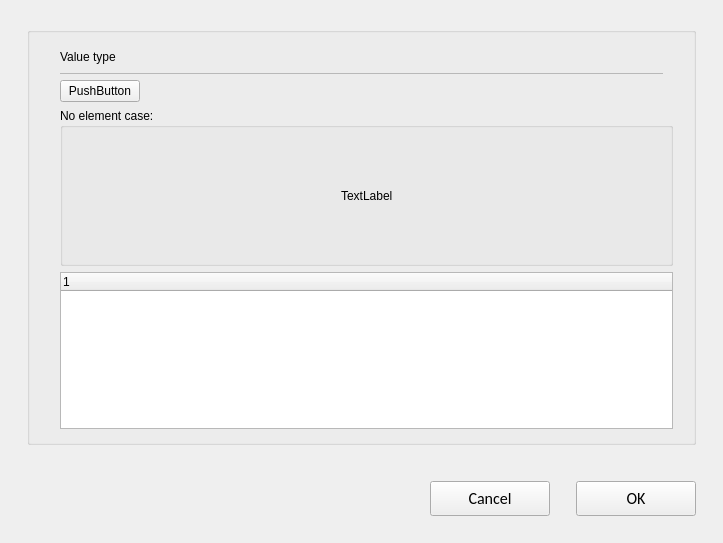
<?xml version="1.0" encoding="UTF-8"?>
<ui version="4.0">
 <class>C_SyvDaPeUpdateModeConfiguration</class>
 <widget class="QWidget" name="C_SyvDaPeUpdateModeConfiguration">
  <property name="geometry">
   <rect>
    <x>0</x>
    <y>0</y>
    <width>723</width>
    <height>543</height>
   </rect>
  </property>
  <property name="windowTitle">
   <string>Form</string>
  </property>
  <layout class="QVBoxLayout" name="verticalLayout_4">
   <property name="leftMargin">
    <number>27</number>
   </property>
   <property name="topMargin">
    <number>27</number>
   </property>
   <property name="rightMargin">
    <number>27</number>
   </property>
   <property name="bottomMargin">
    <number>0</number>
   </property>
   <item>
    <widget class="stw::opensyde_gui_elements::C_OgeGbx" name="pc_GroupBoxGeneral_3">
     <property name="title">
      <string/>
     </property>
     <layout class="QHBoxLayout" name="horizontalLayout_23">
      <property name="leftMargin">
       <number>30</number>
      </property>
      <property name="rightMargin">
       <number>20</number>
      </property>
      <property name="bottomMargin">
       <number>13</number>
      </property>
      <item>
       <layout class="QVBoxLayout" name="verticalLayout_8" stretch="0,0,1,1">
        <property name="sizeConstraint">
         <enum>QLayout::SetMinimumSize</enum>
        </property>
        <item>
         <layout class="QVBoxLayout" name="verticalLayout_9" stretch="1,0">
          <property name="spacing">
           <number>0</number>
          </property>
          <item>
           <layout class="QHBoxLayout" name="horizontalLayout_24" stretch="0,1">
            <property name="spacing">
             <number>6</number>
            </property>
            <item>
             <widget class="stw::opensyde_gui_elements::C_OgeLabContextMenuBase" name="pc_LabelDataElament">
              <property name="styleRole" stdset="0">
               <string>heading-group-bold</string>
              </property>
              <property name="minimumSize">
               <size>
                <width>0</width>
                <height>30</height>
               </size>
              </property>
              <property name="maximumSize">
               <size>
                <width>16777215</width>
                <height>30</height>
               </size>
              </property>
              <property name="text">
               <string>Value type</string>
              </property>
             </widget>
            </item>
            <item>
             <spacer name="horizontalSpacer_29">
              <property name="orientation">
               <enum>Qt::Horizontal</enum>
              </property>
              <property name="sizeType">
               <enum>QSizePolicy::MinimumExpanding</enum>
              </property>
              <property name="sizeHint" stdset="0">
               <size>
                <width>40</width>
                <height>1</height>
               </size>
              </property>
             </spacer>
            </item>
           </layout>
          </item>
          <item>
           <layout class="QHBoxLayout" name="horizontalLayout_38" stretch="1">
            <property name="spacing">
             <number>0</number>
            </property>
            <property name="leftMargin">
             <number>0</number>
            </property>
            <property name="topMargin">
             <number>1</number>
            </property>
            <property name="rightMargin">
             <number>10</number>
            </property>
            <item>
             <widget class="stw::opensyde_gui_elements::C_OgeFraSeparator" name="pc_FramSperator1_6">
              <property name="minimumSize">
               <size>
                <width>0</width>
                <height>1</height>
               </size>
              </property>
              <property name="maximumSize">
               <size>
                <width>16777215</width>
                <height>1</height>
               </size>
              </property>
              <property name="frameShape">
               <enum>QFrame::StyledPanel</enum>
              </property>
              <property name="frameShadow">
               <enum>QFrame::Raised</enum>
              </property>
             </widget>
            </item>
           </layout>
          </item>
         </layout>
        </item>
        <item>
         <layout class="QHBoxLayout" name="horizontalLayout_25">
          <item>
           <widget class="stw::opensyde_gui_elements::C_OgePubConfigure" name="pc_PushButtonConfigure">
            <property name="text">
             <string>PushButton</string>
            </property>
           </widget>
          </item>
          <item>
           <spacer name="horizontalSpacer_11">
            <property name="orientation">
             <enum>Qt::Horizontal</enum>
            </property>
            <property name="sizeHint" stdset="0">
             <size>
              <width>40</width>
              <height>20</height>
             </size>
            </property>
           </spacer>
          </item>
         </layout>
        </item>
        <item>
         <widget class="stw::opensyde_gui_elements::C_OgeGbxTransparent" name="pc_GroupBoxNoElements">
          <property name="title">
           <string>No element case:</string>
          </property>
          <layout class="QHBoxLayout" name="horizontalLayout">
           <item>
            <spacer name="horizontalSpacer">
             <property name="orientation">
              <enum>Qt::Horizontal</enum>
             </property>
             <property name="sizeHint" stdset="0">
              <size>
               <width>259</width>
               <height>20</height>
              </size>
             </property>
            </spacer>
           </item>
           <item>
            <layout class="QVBoxLayout" name="verticalLayout">
             <item>
              <spacer name="verticalSpacer">
               <property name="orientation">
                <enum>Qt::Vertical</enum>
               </property>
               <property name="sizeHint" stdset="0">
                <size>
                 <width>20</width>
                 <height>40</height>
                </size>
               </property>
              </spacer>
             </item>
             <item>
              <widget class="stw::opensyde_gui_elements::C_OgeLabToolTipBase" name="pc_LabelNoElements">
               <property name="styleRole" stdset="0">
                <string>group-item</string>
               </property>
               <property name="text">
                <string>TextLabel</string>
               </property>
              </widget>
             </item>
             <item>
              <spacer name="verticalSpacer_2">
               <property name="orientation">
                <enum>Qt::Vertical</enum>
               </property>
               <property name="sizeHint" stdset="0">
                <size>
                 <width>20</width>
                 <height>40</height>
                </size>
               </property>
              </spacer>
             </item>
            </layout>
           </item>
           <item>
            <spacer name="horizontalSpacer_2">
             <property name="orientation">
              <enum>Qt::Horizontal</enum>
             </property>
             <property name="sizeHint" stdset="0">
              <size>
               <width>259</width>
               <height>20</height>
              </size>
             </property>
            </spacer>
           </item>
          </layout>
         </widget>
        </item>
        <item>
         <widget class="stw::opensyde_gui::C_SyvDaPeUpdateModeTreeWidget" name="pc_TreeWidget">
          <column>
           <property name="text">
            <string notr="true">1</string>
           </property>
          </column>
         </widget>
        </item>
       </layout>
      </item>
     </layout>
    </widget>
   </item>
   <item>
    <spacer name="pc_VerticalSpacerButtonsObove">
     <property name="orientation">
      <enum>Qt::Vertical</enum>
     </property>
     <property name="sizeType">
      <enum>QSizePolicy::Fixed</enum>
     </property>
     <property name="sizeHint" stdset="0">
      <size>
       <width>20</width>
       <height>30</height>
      </size>
     </property>
    </spacer>
   </item>
   <item>
    <layout class="QHBoxLayout" name="horizontalLayout_22">
     <item>
      <spacer name="horizontalSpacer_9">
       <property name="orientation">
        <enum>Qt::Horizontal</enum>
       </property>
       <property name="sizeHint" stdset="0">
        <size>
         <width>40</width>
         <height>20</height>
        </size>
       </property>
      </spacer>
     </item>
     <item>
      <widget class="stw::opensyde_gui_elements::C_OgePubCancel" name="pc_PushButtonCancel">
       <property name="minimumSize">
        <size>
         <width>120</width>
         <height>35</height>
        </size>
       </property>
       <property name="maximumSize">
        <size>
         <width>120</width>
         <height>35</height>
        </size>
       </property>
       <property name="font">
        <font>
         <family>Calibri</family>
         <pointsize>12</pointsize>
        </font>
       </property>
       <property name="text">
        <string>Cancel</string>
       </property>
      </widget>
     </item>
     <item>
      <spacer name="horizontalSpacer_10">
       <property name="orientation">
        <enum>Qt::Horizontal</enum>
       </property>
       <property name="sizeType">
        <enum>QSizePolicy::Fixed</enum>
       </property>
       <property name="sizeHint" stdset="0">
        <size>
         <width>20</width>
         <height>20</height>
        </size>
       </property>
      </spacer>
     </item>
     <item>
      <widget class="stw::opensyde_gui_elements::C_OgePubDialog" name="pc_PushButtonOk">
       <property name="minimumSize">
        <size>
         <width>120</width>
         <height>35</height>
        </size>
       </property>
       <property name="maximumSize">
        <size>
         <width>120</width>
         <height>35</height>
        </size>
       </property>
       <property name="font">
        <font>
         <family>Calibri</family>
         <pointsize>12</pointsize>
        </font>
       </property>
       <property name="text">
        <string>OK</string>
       </property>
      </widget>
     </item>
    </layout>
   </item>
   <item>
    <spacer name="verticalSpacer_7">
     <property name="orientation">
      <enum>Qt::Vertical</enum>
     </property>
     <property name="sizeType">
      <enum>QSizePolicy::Fixed</enum>
     </property>
     <property name="sizeHint" stdset="0">
      <size>
       <width>20</width>
       <height>27</height>
      </size>
     </property>
    </spacer>
   </item>
  </layout>
 </widget>
 <customwidgets>
  <customwidget>
   <class>stw::opensyde_gui_elements::C_OgeGbx</class>
   <extends>QGroupBox</extends>
   <header>C_OgeGbx.hpp</header>
   <container>1</container>
  </customwidget>
  <customwidget>
   <class>stw::opensyde_gui_elements::C_OgePubConfigure</class>
   <extends>QPushButton</extends>
   <header>C_OgePubConfigure.hpp</header>
  </customwidget>
  <customwidget>
   <class>stw::opensyde_gui_elements::C_OgeLabContextMenuBase</class>
   <extends>QLabel</extends>
   <header>C_OgeLabContextMenuBase.hpp</header>
  </customwidget>
  <customwidget>
   <class>stw::opensyde_gui_elements::C_OgeFraSeparator</class>
   <extends>QFrame</extends>
   <header>C_OgeFraSeparator.hpp</header>
   <container>1</container>
  </customwidget>
  <customwidget>
   <class>stw::opensyde_gui_elements::C_OgeGbxTransparent</class>
   <extends>QGroupBox</extends>
   <header>C_OgeGbxTransparent.hpp</header>
   <container>1</container>
  </customwidget>
  <customwidget>
   <class>stw::opensyde_gui_elements::C_OgePubCancel</class>
   <extends>QPushButton</extends>
   <header>C_OgePubCancel.hpp</header>
  </customwidget>
  <customwidget>
   <class>stw::opensyde_gui_elements::C_OgePubDialog</class>
   <extends>QPushButton</extends>
   <header>C_OgePubDialog.hpp</header>
  </customwidget>
  <customwidget>
   <class>stw::opensyde_gui::C_SyvDaPeUpdateModeTreeWidget</class>
   <extends>QTreeWidget</extends>
   <header>C_SyvDaPeUpdateModeTreeWidget.hpp</header>
  </customwidget>
  <customwidget>
   <class>stw::opensyde_gui_elements::C_OgeLabToolTipBase</class>
   <extends>QLabel</extends>
   <header>C_OgeLabToolTipBase.hpp</header>
  </customwidget>
 </customwidgets>
 <resources/>
 <connections/>
</ui>
